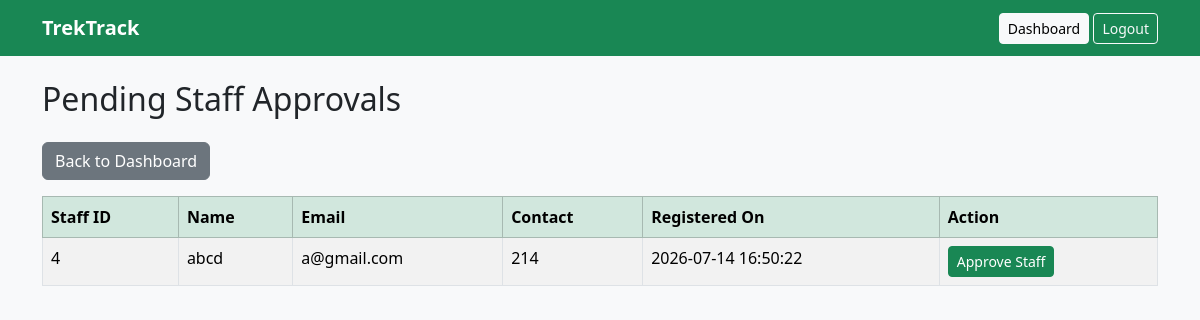
The page /admin/staff/pending (signed in) on the database as committed earlier.
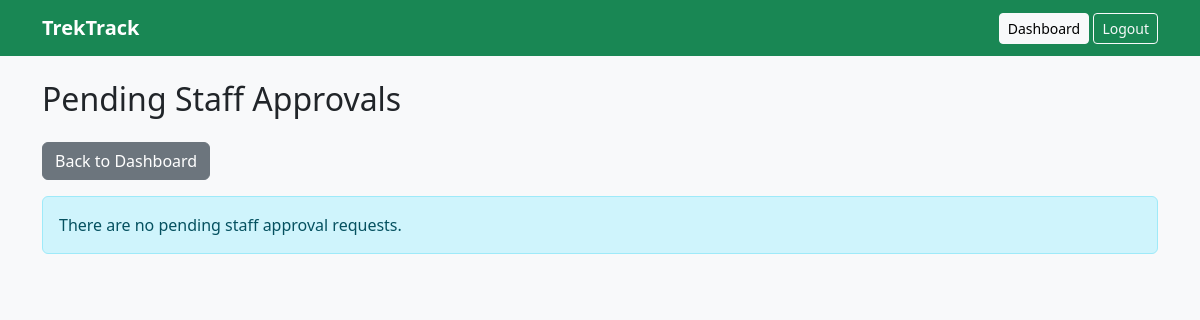
The same page on the database as committed later.
### tables this page shows
CREATE TABLE users (
    user_id INTEGER PRIMARY KEY AUTOINCREMENT,
    name TEXT NOT NULL,
    email TEXT NOT NULL COLLATE NOCASE UNIQUE,
    password_hash TEXT NOT NULL,
    role TEXT NOT NULL CHECK(role IN ('admin', 'staff', 'user')),
    contact TEXT,
    is_approved INTEGER NOT NULL DEFAULT 1 CHECK(is_approved IN (0, 1)),
    is_blacklisted INTEGER NOT NULL DEFAULT 0 CHECK(is_blacklisted IN (0, 1)),
    created_at TEXT NOT NULL DEFAULT CURRENT_TIMESTAMP
);

### app.py (the view)
@app.route("/admin/staff/pending")
@role_required("admin")
def pending_staff():
    staff_members = get_db().execute("""
        SELECT *
        FROM users
        WHERE role = 'staff' AND is_approved = 0
        ORDER BY created_at DESC
    """).fetchall()
    return render_template(
        "pending_staff.html",
        staff_members=staff_members,
    )

### app.py (called while the page is built)
def get_db():
    if "db" not in g:
        Path(app.config["DATABASE"]).parent.mkdir(parents=True, exist_ok=True)
        g.db = sqlite3.connect(app.config["DATABASE"])
        g.db.row_factory = sqlite3.Row
        g.db.execute("PRAGMA foreign_keys = ON")
    return g.db

@app.before_request
def load_current_user():
    g.user = None
    user_id = session.get("user_id")
    if user_id:
        g.user = get_db().execute("""
            SELECT *
            FROM users
            WHERE user_id = ?
        """, (user_id,)).fetchone()
        if g.user is None or g.user["is_blacklisted"]:
            session.clear()

def role_required(*roles):
    def decorator(view):
        @wraps(view)
        def wrapped_view(*args, **kwargs):
            if g.user is None:
                return redirect(url_for("login"))
            if g.user["role"] not in roles:
                abort(403)
            return view(*args, **kwargs)
        return wrapped_view
    return decorator

### templates/pending_staff.html
{% extends "base.html" %}
{% block content %}
<h2 class="mb-4">Pending Staff Approvals</h2>
<a href="{{ url_for('admin_dashboard') }}" class="btn btn-secondary mb-3">
    Back to Dashboard
</a>
{% if staff_members %}
<table class="table table-bordered table-striped">
    <thead class="table-success">
        <tr>
            <th>Staff ID</th>
            <th>Name</th>
            <th>Email</th>
            <th>Contact</th>
            <th>Registered On</th>
            <th>Action</th>
        </tr>
    </thead>
    <tbody>
        {% for staff in staff_members %}
        <tr>
            <td>{{ staff["user_id"] }}</td>
            <td>{{ staff["name"] }}</td>
            <td>{{ staff["email"] }}</td>
            <td>{{ staff["contact"] }}</td>
            <td>{{ staff["created_at"] }}</td>
            <td>
                <form method="POST"
                      action="{{ url_for('approve_staff', staff_id=staff['user_id']) }}">
                    <button class="btn btn-sm btn-success">
                        Approve Staff
                    </button>
                </form>
            </td>
        </tr>
        {% endfor %}
    </tbody>
</table>
{% else %}
<div class="alert alert-info">
    There are no pending staff approval requests.
</div>
{% endif %}
{% endblock %}

Rows that differ between the two databases and show on the page:
removed users: user_id "4", name "abcd", email "a@gmail.com", contact "214", created_at "2026-07-14 16:50:22"
Other text that changed with them:
text no longer shown: "Staff ID Name Email Contact Registered On Action"
text now shown: "There are no pending staff approval requests."
